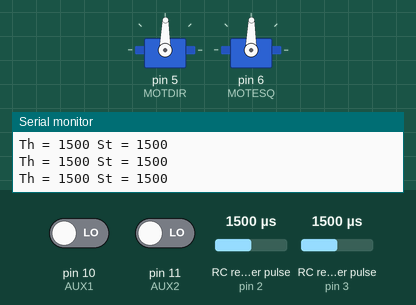
Simulated run of this sketch. Board: Arduino Uno, built with avr-gcc and run on an emulated ATmega328P. Parts: 2 × servo, the last lines printed to the serial monitor. Wiring (inferred from the names in the program): 2 × RC receiver channel: data pin 2 / data pin 3. Inputs (shaded band) come from the test bench; at power-on: RC receiver pulse (sensors on pin 2, pin 3) 1500 µs, pin 10 (AUX1) LOW, pin 11 (AUX2) LOW.

Above: at 1.2 s.
1.3 s: RC receiver pulse (sensor on pin 2) set to 1020 µs
At 2.2 s:
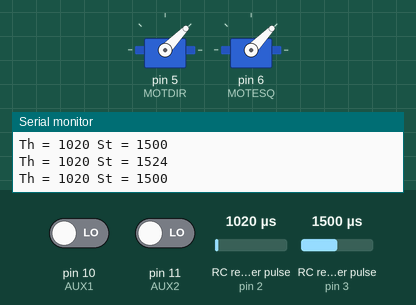
4.3 s: RC receiver pulse (sensor on pin 2) set to 1250 µs
At 5.2 s:
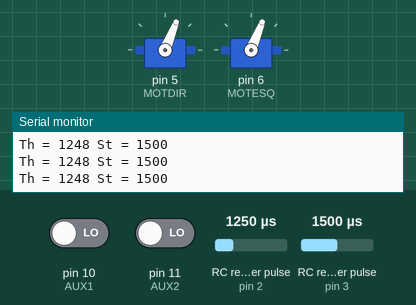
7.3 s: RC receiver pulse (sensor on pin 2) set to 1750 µs
At 9.1 s:
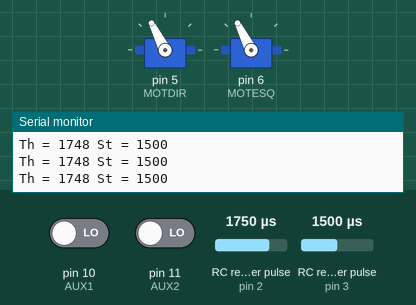
10.3 s: RC receiver pulse (sensor on pin 2) set to 1980 µs
Timing chart, 0 to 14.3 s (numbered marks = the images above; inputs shaded):
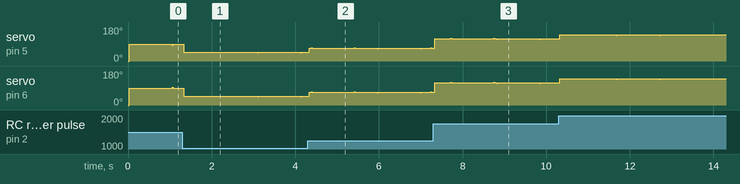

The sketch:

MultiChannelTest.ino
```cpp
#include <PinChangeInt.h>
#include <Servo.h>

#define NO_PORTD_PINCHANGES
#define NO_PORTC_PINCHANGES

// Assign your channel in pins
#define THROTTLE_IN_PIN 2
#define STEERING_IN_PIN 3
#define AUX1 10
#define AUX2 11

// Assign your channel out pins
#define MOTDIR 5
#define MOTESQ 6

// Servo objects generate the signals expected by Electronic Speed Controllers and Servos
// We will use the objects to output the signals we read in
// this example code provides a straight pass through of the signal with no custom processing
Servo servoDir;
Servo servoEsq;

// These bit flags are set in bUpdateFlagsShared to indicate which
// channels have new signals
#define THROTTLE_FLAG 1
#define STEERING_FLAG 2
#define AUX1_FLAG 3
#define AUX2_FLAG 4

// holds the update flags defined above
volatile uint8_t bUpdateFlagsShared;

// shared variables are updated by the ISR and read by loop.
// In loop we immediatley take local copies so that the ISR can keep ownership of the
// shared ones. To access these in loop
// we first turn interrupts off with noInterrupts
// we take a copy to use in loop and the turn interrupts back on
// as quickly as possible, this ensures that we are always able to receive new signals
volatile uint16_t unThrottleInShared;
volatile uint16_t unSteeringInShared;
volatile uint16_t unAux1InShared;
volatile uint16_t unAux2InShared;
volatile uint32_t lastInterrupt;

// These are used to record the rising edge of a pulse in the calcInput functions
// They do not need to be volatile as they are only used in the ISR. If we wanted
// to refer to these in loop and the ISR then they would need to be declared volatile
uint32_t ulThrottleStart;
uint32_t ulSteeringStart;
uint32_t ulAux1Start;
uint32_t ulAux2Start;

void setup()
{
  Serial.begin(9600);

  Serial.println("multiChannels");

  // attach servo objects, these will generate the correct
  // pulses for driving Electronic speed controllers, servos or other devices
  // designed to interface directly with RC Receivers
  servoDir.attach(MOTDIR);
  servoEsq.attach(MOTESQ);

  // using the PinChangeInt library, attach the interrupts
  // used to read the channels
  attachInterrupt(digitalPinToInterrupt(THROTTLE_IN_PIN), calcThrottle, CHANGE);
  attachInterrupt(digitalPinToInterrupt(STEERING_IN_PIN), calcSteering, CHANGE);
  PCintPort::attachInterrupt(AUX1, calcAux, CHANGE);
  PCintPort::attachInterrupt(AUX2, calcAux2, CHANGE);
}

void loop()
{
  // create local variables to hold a local copies of the channel inputs
  // these are declared static so that thier values will be retained
  // between calls to loop.
  static uint16_t unThrottleIn;
  static uint16_t unSteeringIn;
  static uint16_t unAux1In;
  static uint16_t unAux2In;
  // local copy of update flags
  static uint8_t bUpdateFlags;

  // check shared update flags to see if any channels have a new signal
  if (bUpdateFlagsShared)
  {
    noInterrupts(); // turn interrupts off quickly while we take local copies of the shared variables

    // take a local copy of which channels were updated in case we need to use this in the rest of loop
    bUpdateFlags = bUpdateFlagsShared;

    // in the current code, the shared values are always populated
    // so we could copy them without testing the flags
    // however in the future this could change, so lets
    // only copy when the flags tell us we can.


    unThrottleIn = unThrottleInShared;


    unSteeringIn = unSteeringInShared;


    if (bUpdateFlags & AUX1_FLAG)
    {
      unAux1In = unAux1InShared;
    }

    if (bUpdateFlags & AUX2_FLAG)
    {
      unAux2In = unAux2InShared;
    }

    // clear shared copy of updated flags as we have already taken the updates
    // we still have a local copy if we need to use it in bUpdateFlags
    bUpdateFlagsShared = 0;

    interrupts(); // we have local copies of the inputs, so now we can turn interrupts back on
    // as soon as interrupts are back on, we can no longer use the shared copies, the interrupt
    // service routines own these and could update them at any time. During the update, the
    // shared copies may contain junk. Luckily we have our local copies to work with :-)
  }

  if (unThrottleIn > 1500 || unThrottleIn < 1400)
  {
    //Serial.println("Entrei");
    servoDir.writeMicroseconds(unThrottleIn);
    servoEsq.writeMicroseconds(unThrottleIn);
  }
  else
  {
    if (unSteeringIn > 1500 || unSteeringIn < 1400)
    {
      servoDir.writeMicroseconds(1460 + (1460 - unSteeringIn));
      servoEsq.writeMicroseconds(unSteeringIn);
    }
    else
    {
      servoDir.writeMicroseconds(1460);
      servoEsq.writeMicroseconds(1460);
    }
  }


  if ((millis() - lastInterrupt) > 200)
  {
    servoDir.writeMicroseconds(1460);
    servoEsq.writeMicroseconds(1460);
  }


  Serial.print("Th = "); Serial.print(unThrottleIn); Serial.print(" "); Serial.print("St = "); Serial.print(unSteeringIn); Serial.println(" ");
  //Serial.print("AUX1 = "); Serial.println(1500 + (1500-unSteeringIn));// Serial.print(" "); Serial.print("AUX2 = "); Serial.println(unAux2In);
  //Serial.print("lastint = "); Serial.println(millis() - lastInterrupt);

  bUpdateFlags = 0;
}


// simple interrupt service routine
void calcThrottle()
{
  lastInterrupt = millis();
  // if the pin is high, its a rising edge of the signal pulse, so lets record its value
  if (digitalRead(THROTTLE_IN_PIN) == HIGH)
  {
    ulThrottleStart = micros();
  }
  else
  {
    // else it must be a falling edge, so lets get the time and subtract the time of the rising edge
    // this gives use the time between the rising and falling edges i.e. the pulse duration.
    unThrottleInShared = (uint16_t)(micros() - ulThrottleStart);
    // use set the throttle flag to indicate that a new throttle signal has been received
    bUpdateFlagsShared |= THROTTLE_FLAG;
  }
}

void calcSteering()
{
  lastInterrupt = millis();
  if (digitalRead(STEERING_IN_PIN) == HIGH)
  {
    ulSteeringStart = micros();
  }
  else
  {
    unSteeringInShared = (uint16_t)(micros() - ulSteeringStart);
    bUpdateFlagsShared |= STEERING_FLAG;
  }
}

void calcAux()
{
  //lastInterrupt = millis();
  if (digitalRead(AUX1) == HIGH)
  {
    ulAux1Start = micros();
  }
  else
  {
    unAux1InShared = (uint16_t)(micros() - ulAux1Start);
    bUpdateFlagsShared |= AUX1_FLAG;
  }
}

void calcAux2()
{
  //lastInterrupt = millis();
  if (digitalRead(AUX2) == HIGH)
  {
    ulAux2Start = micros();
  }
  else
  {
    unAux2InShared = (uint16_t)(micros() - ulAux2Start);
    bUpdateFlagsShared |= AUX2_FLAG;
  }
}
```
